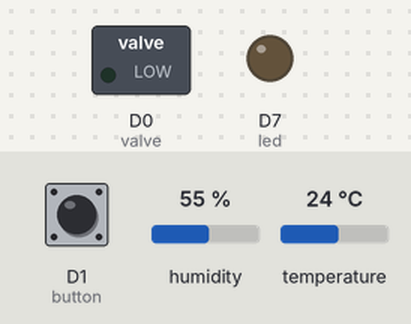
The sketch below on a simulated Particle Photon. Parts: switched loads named in the sketch (green lamp = pin HIGH), output pins drawn as LEDs (lit = HIGH). The inputs (shaded band) are chosen by the test bench; at power-on: D1 (button) LOW, humidity 55 %, temperature 24 °C. What the sketch prints to the serial monitor is not drawn.

Above: at 1.2 s.
1.3 s: D1 (button) pulled HIGH for 0.15 s
At 1.37 s:
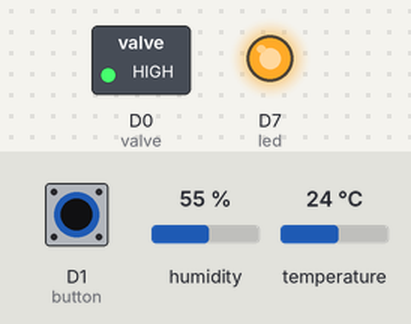
Timing chart, 0 to 4.3 s (numbered marks = the images above; inputs shaded):
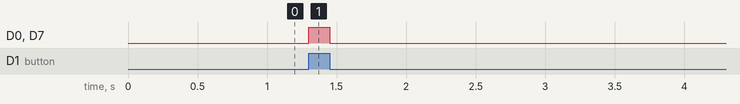

Measured:
- after the input at 1.3 s, D0 (valve), D7 (led): LOW → HIGH at once, → LOW 0.15 s later

The sketch:

code01.ino
```cpp
#include "SHT1x.h"

#define dataPin  D4
#define clockPin D5
SHT1x sht1x(dataPin, clockPin);

int led = D7;
int button = D1;
int valve = D0;

unsigned long wait = millis();
const unsigned long waittime = 5000L;

double temp;
double humidity;

void setup() {
  pinMode(led, OUTPUT);
  pinMode(button, INPUT);
  pinMode(valve, OUTPUT);

  Serial.begin(9600); // Open serial connection to report values to host
  Serial.println("Starting up");

  Spark.variable("temp", &temp, DOUBLE);
  Spark.variable("humidity", &humidity, DOUBLE);
}

void loop() {
  if(digitalRead(button) == HIGH) {
    digitalWrite(led, HIGH);
    digitalWrite(valve, HIGH);
  } else {
    digitalWrite(led, LOW);
    digitalWrite(valve, LOW);
  }

  if (millis() > wait) {
    wait = millis() + waittime;

    // Read values from the sensor
    temp = sht1x.readTemperatureC();
    humidity = sht1x.readHumidity();

    // Print the values to the serial port
    Serial.print("Temperature: ");
    Serial.print(temp, DEC);
    Serial.print("°C ");
    Serial.print("Humidity: ");
    Serial.print(humidity);
    Serial.println("%");
  }
}
```
